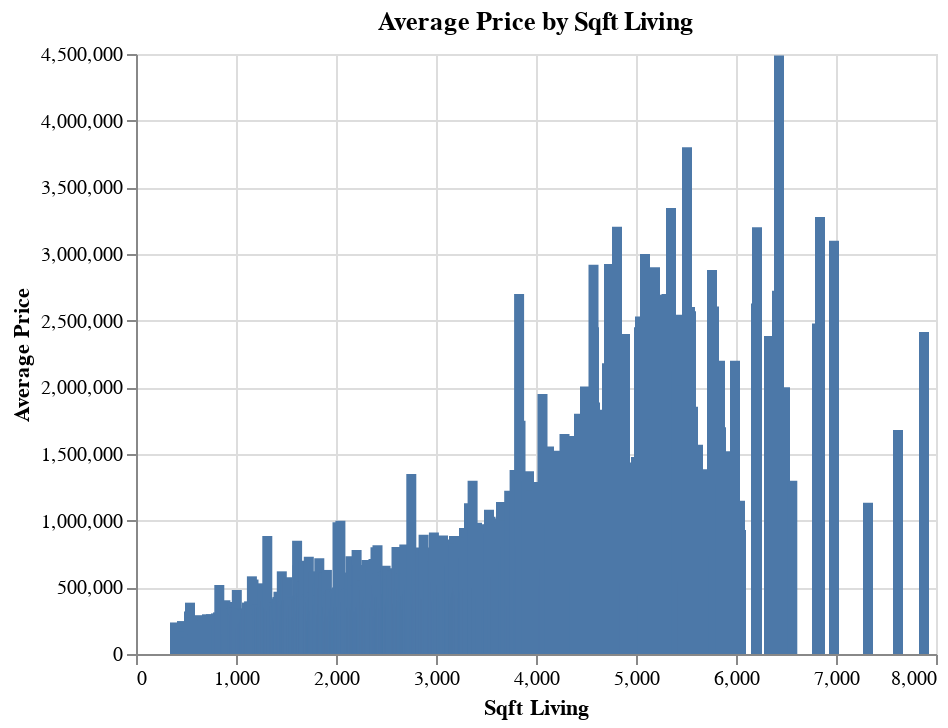

Notebook cell for this chart:
### Markdown cell above
### **Sqft_living**

### Code cell
house_data['sqft_living'].value_counts()
house_data = house_data[house_data['sqft_living'] <= 8000]


# Calculate the average price for each sqft_living
average_price_by_sqft_living = house_data.groupby('sqft_living')['price'].mean().reset_index()

# Create the bar graph for average price by sqft_living
bar_chart_sqft_living = alt.Chart(average_price_by_sqft_living).mark_bar().encode(
    x=alt.X('sqft_living:Q', title='Sqft Living'),
    y=alt.Y('price:Q', title='Average Price'),
    tooltip=['sqft_living', 'price']
).properties(
    title='Average Price by Sqft Living'
)

# Display the bar charts side by side
bar_chart_sqft_living
# house_data = house_data[house_data['sqft_living'] <= 8000]

### Figure 1 — Vega-Lite specification as saved in the notebook (floating-point values rounded to 4 significant figures; data arrays with more than 128 entries replaced by an {"elided": "..."} marker saying what was removed)
{"config": {"view": {"continuousWidth": 400, "continuousHeight": 300}}, "data": {"name": "data-a822f9373aa22596d855be58c4549a02"}, "mark": "bar", "encoding": {"tooltip": [{"field": "sqft_living", "type": "quantitative"}, {"field": "price", "type": "quantitative"}], "x": {"field": "sqft_living", "title": "Sqft Living", "type": "quantitative"}, "y": {"field": "price", "title": "Average Price", "type": "quantitative"}}, "title": "Average Price by Sqft Living", "$schema": "https://vega.github.io/schema/vega-lite/v4.17.0.json", "datasets": {"data-a822f9373aa22596d855be58c4549a02": {"elided": "920 records"}}}
